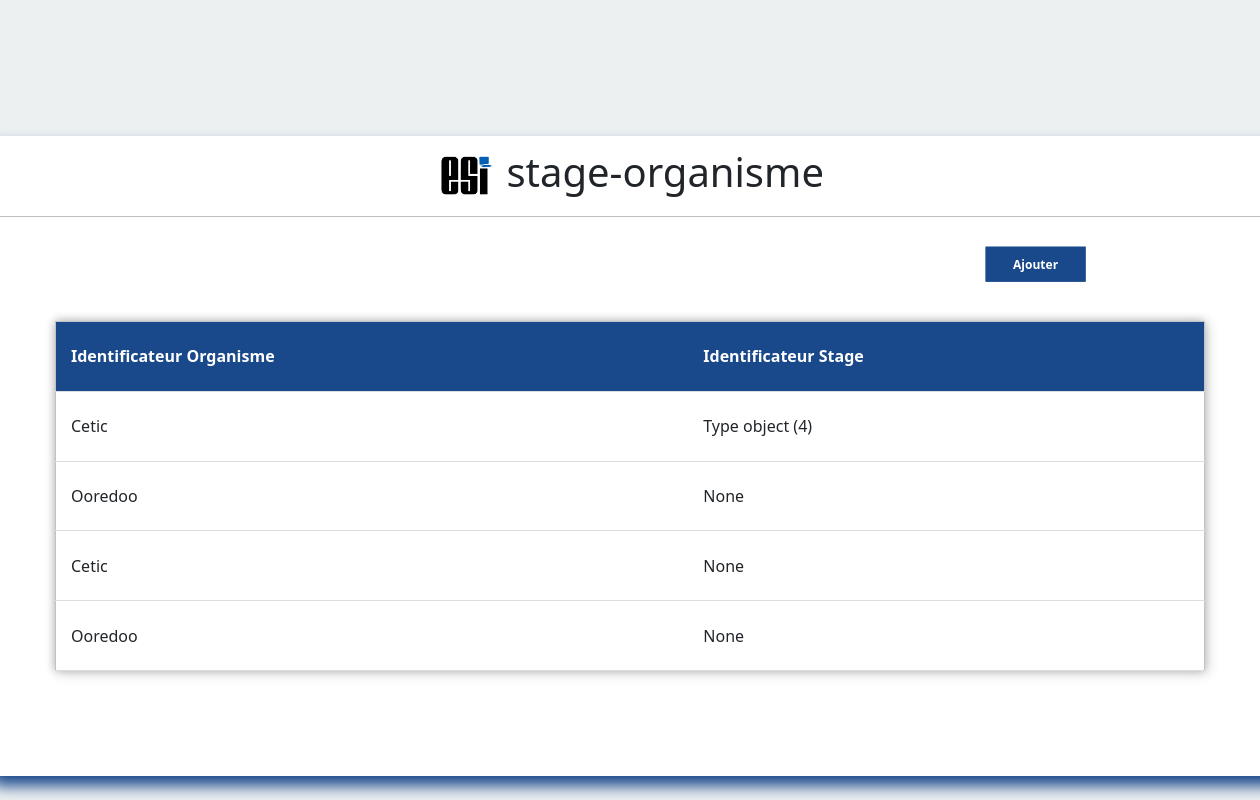
The app's page /DR/, older data.
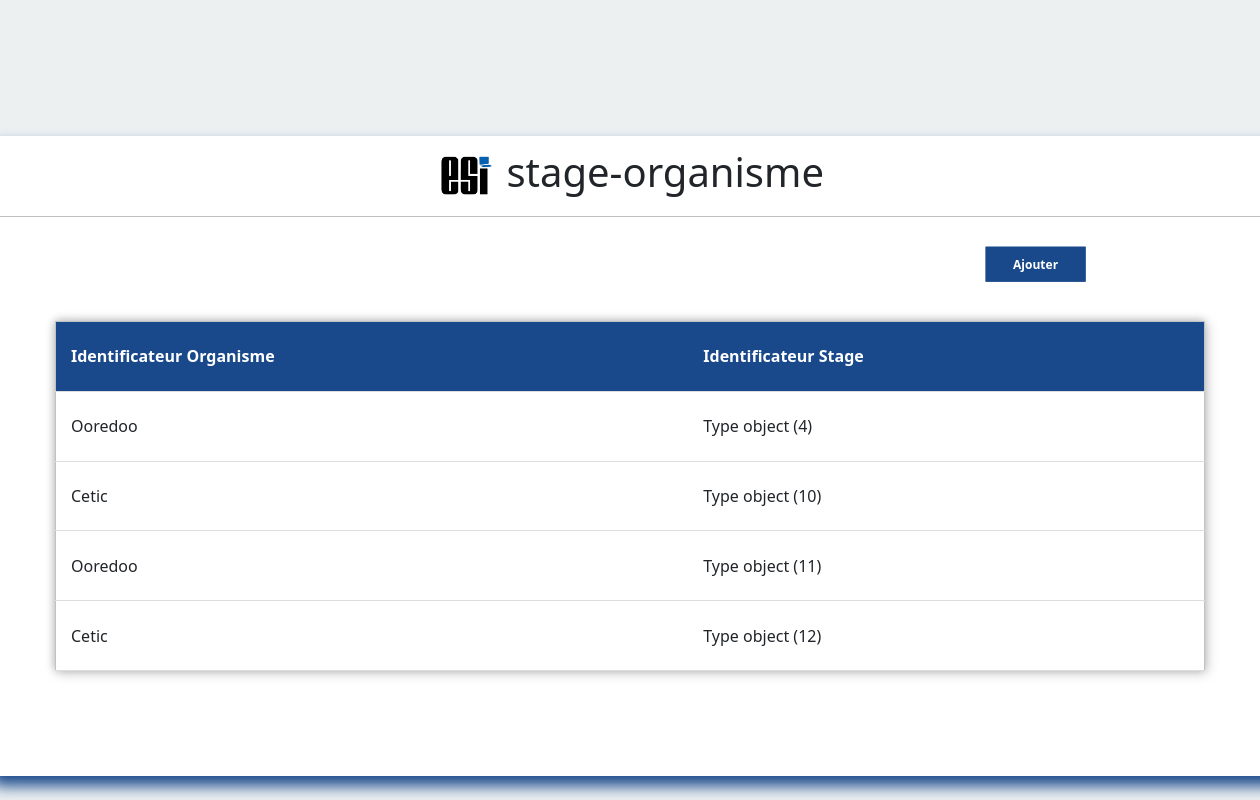
The same page, newer data.
### satgesiV2/models.py (models this page shows)
class SeDeroule(models.Model):
    TypeStage =  models.ForeignKey("Type",on_delete=models.SET_NULL,null=True,blank=True)
    idfOrganisme =  models.ForeignKey("OrganismeAcceuil",on_delete=models.SET_NULL,null=True,blank=True)
    unique_together = ('Type_Stage','idfOrgranisme')

class OrganismeAcceuil(models.Model):
    nomOrganisme = models.CharField(max_length=50)
    adresse = models.CharField(max_length=50)
    RaisonSocial = models.CharField(max_length=50)
    Service = models.CharField(max_length=50)
    Departement = models.CharField(max_length=50)
    def __str__(self):
     return self.nomOrganisme

class Stage (models.Model):
    anneuniv = models.DateField(null=True)
    theme = models.CharField(max_length=50)
    document = models.FileField()
    statut = models.CharField(max_length=50)
    note = models.FloatField(max_length=4)

class Type(Stage):
    Type_Stage = models.CharField(max_length=50)
    DateDebut = models.DateField()
    DateFin = models.DateField()
    NbreStagiare = models.PositiveIntegerField()
    idfGroupe = models.ForeignKey("GroupeStagiaire",on_delete=models.SET_NULL,null=True,related_name='+',blank=True)
    unique_together = ('Type_Stage','code_Stage')

### satgesiV2/views.py (the view)
# urls.py: path('DR/',pagederoule,name="DR"),
def pagederoule (request):
 sdr = SeDeroule.objects.all()
 return render(request,'sederoule.html',{'s' :sdr})

### satgesiV2/templates/sederoule.html (shortened to what this page needs)
<!DOCTYPE html>
<html lang="en">
    <head>
        <link href="https://cdn.jsdelivr.net/npm/bootstrap@5.1.3/dist/css/bootstrap.min.css" rel="stylesheet">
        <link rel="stylesheet" href="/static/css/GtypeStage.css">
    </head>
    <body>
        <div class="center">
            <h1> <img src="/static/png/icon3.png" alt="logo du site " width= "60" > stage-organisme</h1>
                <div class="main">
                  <div class="btn">
                <form >
                  <a href="{% url 'Sederoul'%}">
                    <button type="button">Ajouter</button>
                    </a>
                </form>
                  </div>
                </div>
              <form>
               <table>
                 <tr id="header">
                   <th>Identificateur Organisme</th>
                   <th> Identificateur Stage</th>
                 </tr>
                {% for item in s %}
                <tr>
                  <td>{{item.idfOrganisme}}</td>
                  <td>{{item.TypeStage}}</td>
                </tr>
                {% endfor %}
               </table>
          </form>
      </div>
  </body>
</html>

### satgesiV2/static/css/GtypeStage.css (style rules this page uses)
body { margin: 0; padding: 0; background: #ecf0f1; height: 100vh; overflow: hidden; }
.center { position: absolute; top: 57%; left: 50%; transform: translate(-50%, -50%); width: 1300px; height: 80vh; background: white; border-radius: 10px; box-shadow: 10px 10px 15px rgb(26,73,139); }
.center h1 { text-align: center; padding: 10px 0; border-bottom: 1px solid silver; }
.center form { padding: 0 150px; box-sizing: border-box; }
table { position: absolute; left: 50%; top: 50%; margin-top: 40px; transform: translate(-50%, -50%); border-collapse: collapse; width: 1150px; height: 350px; border: 1px solid #bdc3c7; box-shadow: 2px 2px 12px rgba(0, 0, 0, 0.2), -1px -1px 8px rgba(0, 0, 0, 0.2); }
tr { transition: all .2s ease-in; cursor: pointer; }
th, td { padding: 15px; text-align: left; border-bottom: 1px solid #ddd; }
#header { background-color: rgb(26,73,139); color: #fff; }
.center form button { font-size: 12px; color: #fff; text-align:center; font-weight: bold; border: 2px solid rgb(26,73,139); background-color: rgb(26,73,139); width: 100px; height: 35px; margin: 0 15px; }
.main { position: absolute; right: 290px; transform: translate(60%, 30%); }

Row changes from the older to the newer data that the page shows:
removed SeDeroule: idfOrganisme "Cetic", TypeStage "Type object (4)"
removed SeDeroule: idfOrganisme "Ooredoo", TypeStage "None"
removed SeDeroule: idfOrganisme "Cetic", TypeStage "None"
removed SeDeroule: idfOrganisme "Ooredoo", TypeStage "None"
added SeDeroule: idfOrganisme "Ooredoo", TypeStage "Type object (4)"
added SeDeroule: idfOrganisme "Cetic", TypeStage "Type object (10)"
added SeDeroule: idfOrganisme "Ooredoo", TypeStage "Type object (11)"
added SeDeroule: idfOrganisme "Cetic", TypeStage "Type object (12)"
